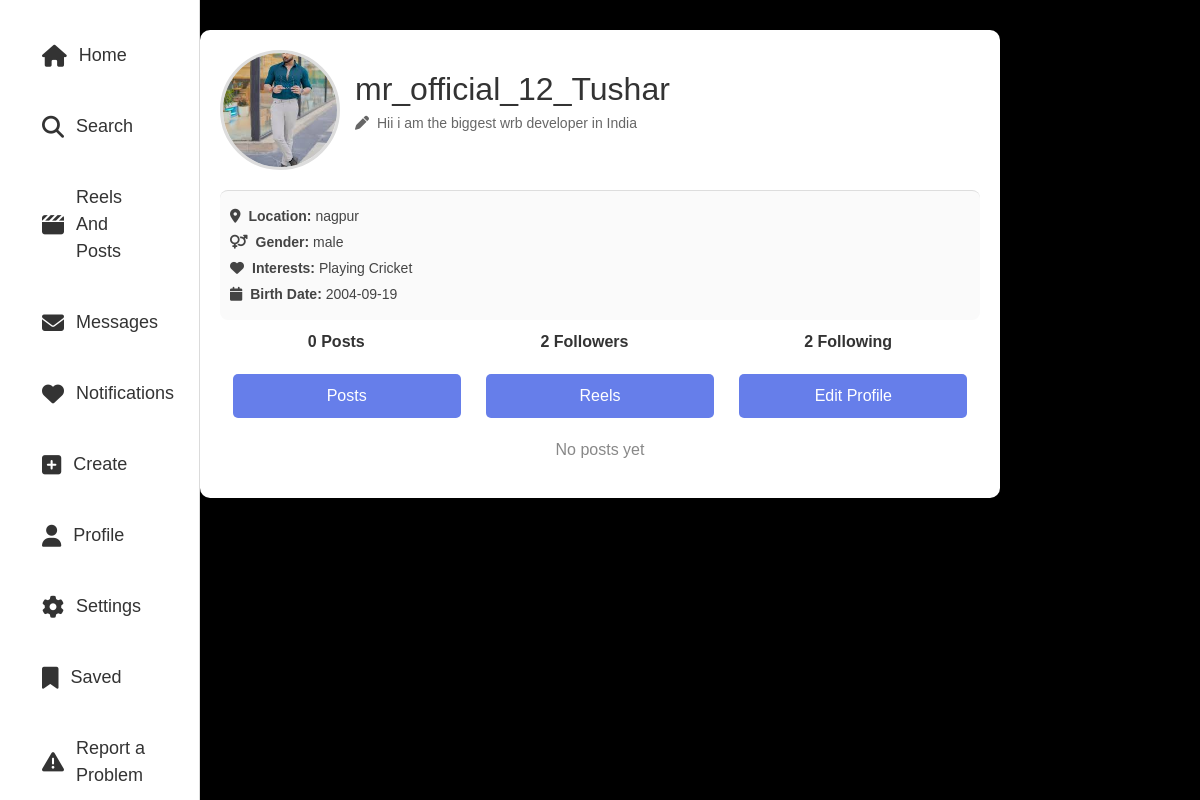
The app's page /profile.php (signed in) with its own data.
### tables this page shows
CREATE TABLE `profiles` (
  `id` int(11) NOT NULL,
  `username` varchar(100) NOT NULL,
  `dob` date NOT NULL,
  `gender` enum('male','female','other') NOT NULL,
  `phone` varchar(10) NOT NULL,
  `profile_picture` varchar(255) NOT NULL,
  `bio` text NOT NULL,
  `location` varchar(255) NOT NULL,
  `interest` text NOT NULL,
  `created_at` timestamp NOT NULL DEFAULT current_timestamp()
);

### profile.php (the view, shortened to what this page needs)
<?php
 include 'db_config.php';
 $user_id = $_SESSION['user_id'];
 $query = "SELECT * FROM profiles WHERE id = ?";
 $stmt = $conn->prepare($query);
 $stmt->bind_param("i", $user_id);
 $stmt->execute();
 $result = $stmt->get_result();
 $user = $result->fetch_assoc();
 ?>
 <?php
include 'db_config.php';
$post_count_query = $conn->prepare("SELECT COUNT(*) FROM posts WHERE user_id = ?");
$post_count_query->bind_param("i", $user_id);
$post_count_query->execute();
$post_count_query->bind_result($total_posts);
$followers_count_query = $conn->prepare("SELECT COUNT(*) FROM followers WHERE following_id = ?");
$followers_count_query->bind_param("i", $user_id);
$followers_count_query->execute();
$followers_count_query->bind_result($total_followers);
$following_count_query = $conn->prepare("SELECT COUNT(*) FROM followers WHERE follower_id = ?");
$following_count_query->bind_param("i", $user_id);
$following_count_query->execute();
$following_count_query->bind_result($total_following);
?>
<!DOCTYPE html>
<html lang="en">
<head>
    <link rel="stylesheet" href="https://cdnjs.cloudflare.com/ajax/libs/font-awesome/6.4.2/css/all.min.css">
    <link rel="stylesheet" href="https://cdnjs.cloudflare.com/ajax/libs/bootstrap/5.3.0/css/bootstrap.min.css">
    <link rel="stylesheet" href="https://cdnjs.cloudflare.com/ajax/libs/bootstrap/5.3.0/css/bootstrap.min.css">
    <link rel="stylesheet" href="https://cdnjs.cloudflare.com/ajax/libs/font-awesome/6.4.2/css/all.min.css">
</head>
<body>
<div class="container-fluid">
    <div class="row">
        <div class="col-4 col-md-3 col-lg-2 sidebar d-none d-md-block">
            <a href="mainPage.php"><i class="fa-solid fa-house"></i> Home</a>
            <a href="#"><i class="fa-solid fa-magnifying-glass"></i> Search</a>
            <a href="fetch_posts.php"><i class="fa-solid fa-clapperboard"></i> Reels And Posts</a>
            <a href="#"><i class="fa-solid fa-envelope"></i> Messages</a>
            <a href="notification.php"><i class="fa-solid fa-heart"></i> Notifications</a>
            <a href="#"><i class="fa-solid fa-plus-square"></i> Create</a>
            <a href="profile.php"><i class="fa-solid fa-user"></i> Profile</a>
            <a href="settings.php"><i class="fa-solid fa-gear"></i> Settings</a>
            <a href="#"><i class="fa-solid fa-bookmark"></i> Saved</a>
            <a href="#"><i class="fa-solid fa-triangle-exclamation"></i> Report a Problem</a>
        </div>
    </div>
</div>
<div class="profile-container fade-in">
        <div class="profile-header">
        <img src="images/<?php echo $user['profile_picture']; ?>" alt="Profile Picture" class="profile-pic">
            <div class="profile-info">
                <h2 id="username"><?php echo htmlspecialchars($user['username']); ?></h2>
                <p class="bio" id="userbio"><i class="fa-solid fa-pen" style="margin-right:8px;"></i><?php echo htmlspecialchars($user['bio']); ?></p>
            </div>
        </div>
        <div class="about-section">
            <p><i class="fa-solid fa-location-dot" style="margin-right:8px;"></i><strong>Location:</strong> <span id="location"><?php echo htmlspecialchars($user['location']); ?></span></p>
            <p><i class="fa-solid fa-venus-mars" style="margin-right:8px;"></i><strong>Gender:</strong> <span id="gender"><?php echo htmlspecialchars($user['gender']); ?></span></p>
            <p><i class="fa-solid fa-heart" style="margin-right:8px;"></i><strong>Interests:</strong> <span id="interests"><?php echo htmlspecialchars($user['interest']); ?></span></p>
            <p><i class="fa-solid fa-calendar" style="margin-right:8px;"></i><strong>Birth Date:</strong> <span id="birthdate"><?php echo htmlspecialchars($user['dob']); ?></span></p>
        </div>
        <div class="profile-stats">
    <span><strong><?php echo $total_posts; ?></strong> Posts</span>
    <span><strong><?php echo $total_followers; ?></strong> Followers</span>
    <span><strong><?php echo $total_following; ?></strong> Following</span>
</div>
        <div class="profile-actions">
            <button id="posts-btn">Posts</button>
            <button id="reels-btn">Reels</button>
            <button >Edit Profile</button>
        </div>
        <?php
include 'db_config.php';
$sql = "SELECT id, post_image, post_video, bio , created_at, location FROM posts WHERE user_id = ? ORDER BY created_at DESC";
$stmt = $conn->prepare($sql);
$stmt->bind_param("i", $user_id);
$stmt->execute();
$result = $stmt->get_result();
if ($result->num_rows > 0) {
    echo '<div class="post-grid">';
    while ($row = $result->fetch_assoc()) {
        ?>
        <div class="post" onclick="openModal('<?php echo $row['id']; ?>')">
            <?php if (!empty($row['location'])) { ?>
                <p class="post-location">📍<?php echo htmlspecialchars($row['location']); ?></p>
                <span class="post-date"><?php echo date("d M Y", strtotime($row['created_at'])); ?></span>
            <?php } ?>
            <?php if (!empty($row['post_image'])) { ?>
                <img src="<?php echo htmlspecialchars($row['post_image']); ?>" class="post-img">
            <?php } elseif (!empty($row['post_video'])) { ?>
                <video controls class="post-video">
                    <source src="<?php echo htmlspecialchars($row['post_video']); ?>" type="video/mp4">
                </video>
            <?php } ?>
            <?php if (!empty($row['bio'])) { ?>
                <p class="post-bio"><?php echo htmlspecialchars($row['bio']); ?></p>
            <?php } ?>
        </div>
        <div id="modal-<?php echo $row['id']; ?>" class="modal">
            <span class="close" onclick="closeModal('<?php echo $row['id']; ?>')">&times;</span>
            <div class="modal-content">
                <?php if (!empty($row['post_image'])) { ?>
                    <img src="<?php echo htmlspecialchars($row['post_image']); ?>" class="modal-img">
                <?php } elseif (!empty($row['post_video'])) { ?>
                    <video controls class="modal-video">
                        <source src="<?php echo htmlspecialchars($row['post_video']); ?>" type="video/mp4">
                    </video>
                <?php } ?>
            </div>
        </div>
        <?php
    }
    echo '</div>';
} else {
    echo '<div class="no-posts"><p>No posts yet</p></div>';
}
?>
    </div>
</body>
</html>

### profile.php (style rules this page uses)
.profile-stats { display: flex; justify-content: space-around; margin-top: 10px; font-size: 16px; }
.profile-stats span { font-weight: bold; color: #333; }
body { background-color:black; font-family: Arial, sans-serif; }
.profile-container { max-width: 800px; margin: 30px auto; background: #fff; padding: 20px; border-radius: 10px; box-shadow: 0 0 10px rgba(0, 0, 0, 0.1); transition: all 0.3s ease-in-out; animation: fadeIn 0.5s ease-in-out; }
.profile-header { display: flex; align-items: center; gap: 15px; }
.profile-pic { width: 120px; height: 120px; border-radius: 50%; border: 3px solid #ddd; object-fit: cover; transition: transform 0.3s; }
.profile-info h2 { margin: 0; color: #333; }
.bio { font-size: 14px; color: #666; margin-top: 5px; }
.about-section { margin-top: 20px; padding: 10px; border-top: 1px solid #ddd; background: #fafafa; border-radius: 8px; }
.about-section p { margin: 5px 0; font-size: 14px; color: #444; }
.profile-actions { display: flex; justify-content: space-around; margin-top: 20px; }
.profile-actions button { width: 30%; padding: 10px; border: none; border-radius: 5px; cursor: pointer; background: #667eea; color: white; transition: background 0.3s; }
.no-posts { text-align: center; margin-top: 20px; color: #888; font-size: 16px; }
.sidebar { height: 100vh; background: white; border-right: 1px solid #dbdbdb; padding: 20px; position: fixed; }
.sidebar a { display: flex; align-items: center; gap: 12px; padding: 22px; font-size: 18px; color: #333; text-decoration: none; border-radius: 10px; transition: all 0.3s; }
.sidebar a i { font-size: 22px; }

### records on screen
profiles: profile_picture (picture), username "mr_official_12_Tushar", bio "Hii i am the biggest wrb developer in India", location "nagpur", gender "male", interest "Playing Cricket", dob "2004-09-19"

### other values on screen
$total_posts "0"
$total_followers "2"
$total_following "2"
